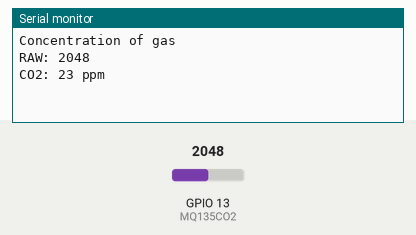
Simulated run of this sketch. Board: ESP32. Shown: the last lines printed to the serial monitor. The test bench sets the inputs (shaded band); at power-on: GPIO 13 (MQ135CO2) = 2048.

Above: at 1.2 s.
1.3 s: GPIO 13 (MQ135CO2) set to 2866
At 2.6 s:
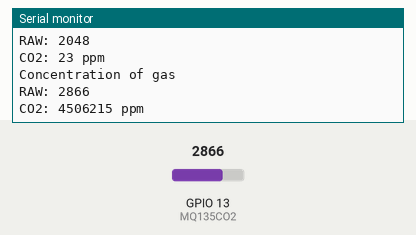
2.8 s: GPIO 13 (MQ135CO2) set to 3603
At 5.2 s:
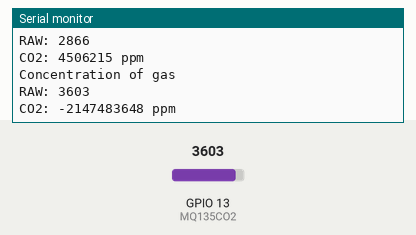
Timing chart, 0 to 6.7 s (numbered marks = the images above; inputs shaded):
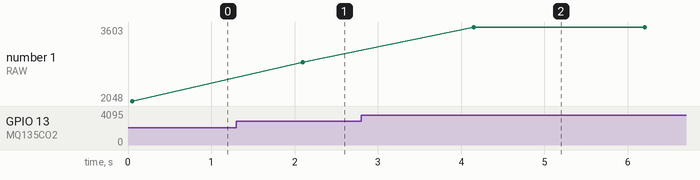

Measured:
- after the input at 1.3 s, the serial monitor: prints a new line after 0.80 s (image 1)
- after the input at 2.8 s, the serial monitor: prints a new line after 1.4 s (image 2)
- plotted number 1: 2048 → 2866 after the input at 1.3 s, 2866 → 3603 after the input at 2.8 s

The sketch:

CO2_final-ESP32.ino
```cpp
const int MQ135CO2=13;
int RL_VALUE_CO2=1;


int READ_SAMPLE_INTERVAL_CO2=50;
int READ_SAMPLE_TIMES_CO2=1;

float           CO2Curve[3]  =  {1,0.11,-0.16};    // -0.21/1.30
//float          CO2Curve[3]  = {1,0.1,-0.36};
float           RoCO2           =  0.95;

void setup()
{

  Serial.begin(115200);
}

void loop()
{
  long iPPM_CO2 = 0;
  iPPM_CO2 = MQ135GetGasPercentage(MQ135Read(MQ135CO2)/RoCO2);


   Serial.println("Concentration of gas ");
   Serial.print("RAW: "); Serial.println(analogRead(MQ135CO2));

   Serial.print("CO2: ");
   Serial.print(iPPM_CO2);
   Serial.println(" ppm");

   delay(2000);

}

float MQ135ResistanceCalculation(int raw_adc)
{
  return ( ((float)RL_VALUE_CO2*(4096-raw_adc)/raw_adc));
}

float MQ135Read(int mq_pin)
{
  int i;
  float rs=0;

  for (i=0;i<READ_SAMPLE_TIMES_CO2;i++) {
    rs += MQ135ResistanceCalculation(analogRead(mq_pin));
    delay(READ_SAMPLE_INTERVAL_CO2);
  }

  rs = rs/READ_SAMPLE_TIMES_CO2;

  return rs;
}

long MQ135GetGasPercentage(float rs_ro_ratio)
{
     return MQ135GetPercentage(rs_ro_ratio,CO2Curve);
}

long  MQ135GetPercentage(float rs_ro_ratio, float *pcurve)
{
  return (pow(10,( ((log(rs_ro_ratio)-pcurve[1])/pcurve[2]) + pcurve[0])));
}
```
